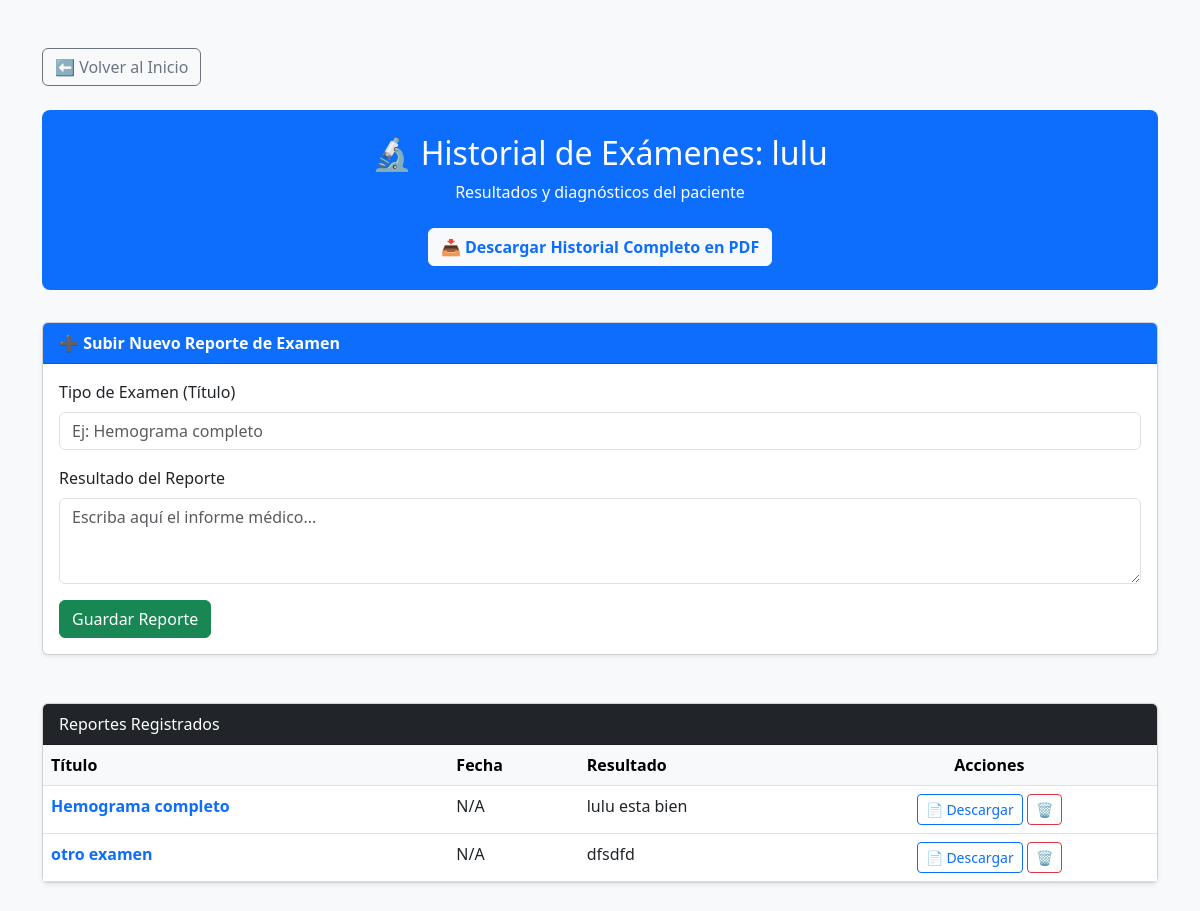
/mascota/1/examenes, run on the app's committed database.
### models.py (models this page shows)
class Mascota(Base):
    __tablename__ = "mascotas"
    id = Column(Integer, primary_key=True, index=True)
    nombre = Column(String)
    especie = Column(String)
    raza = Column(String)
    edad = Column(Integer)
    dueno_id = Column(Integer, ForeignKey("duenos.id", ondelete="CASCADE"), nullable=False)
    observaciones = Column(String, default="Sin observaciones") # <-- Nuevo campo
    dueno = relationship("Dueno", back_populates="mascotas")
    examenes = relationship("Examen", back_populates="mascota", cascade="all, delete-orphan")
    recetas = relationship("Receta", back_populates="mascota", cascade="all, delete-orphan")
    facturas = relationship("Factura", back_populates="mascota", cascade="all, delete-orphan")

class Examen(Base):
    __tablename__ = "examenes"
    id = Column(Integer, primary_key=True, index=True)
    mascota_id = Column(Integer, ForeignKey("mascotas.id"))
    titulo = Column(String)
    resultado = Column(String)
    mascota = relationship("Mascota", back_populates="examenes")

### main.py (the view)
@app.get("/mascota/{mascota_id}/examenes", response_class=HTMLResponse)
def ver_examenes(mascota_id: int, request: Request, db: Session = Depends(get_db)):
    mascota = db.query(models.Mascota).filter(models.Mascota.id == mascota_id).first()
    if not mascota:
        raise HTTPException(status_code=404, detail="Paciente no encontrado")
    examenes = db.query(models.Examen).filter(models.Examen.mascota_id == mascota_id).all()
    return templates.TemplateResponse("examenes.html", {
        "request": request,
        "mascota": mascota,
        "examenes": examenes
    })

### templates/examenes.html (shortened to what this page needs)
<!DOCTYPE html>
<html lang="es">
<head>
    <link href="https://cdn.jsdelivr.net/npm/bootstrap@5.3.0/dist/css/bootstrap.min.css" rel="stylesheet">
</head>
<body class="bg-light">
<div class="container mt-5 mb-5">
    <div class="d-flex justify-content-between align-items-center mb-4">
        <a href="/" class="btn btn-outline-secondary">⬅️ Volver al Inicio</a>
    </div>
    <div class="hero-examenes text-center">
        <h2>🔬 Historial de Exámenes: {{ mascota.nombre }}</h2>
        <p>Resultados y diagnósticos del paciente</p>
        <a href="/mascota/{{ mascota.id }}/examenes/pdf" class="btn btn-light text-primary fw-bold mt-2">
            📥 Descargar Historial Completo en PDF
        </a>
    </div>
    <div class="card mb-5 shadow-sm">
        <div class="card-header bg-primary text-white fw-bold">➕ Subir Nuevo Reporte de Examen</div>
        <div class="card-body">
            <form action="/mascota/{{ mascota.id }}/examen_nuevo" method="post">
                <div class="mb-3">
                    <label class="form-label">Tipo de Examen (Título)</label>
                    <input type="text" name="titulo" class="form-control" placeholder="Ej: Hemograma completo" required>
                </div>
                <div class="mb-3">
                    <label class="form-label">Resultado del Reporte</label>
                    <textarea name="resultado" class="form-control" rows="3" placeholder="Escriba aquí el informe médico..." required></textarea>
                </div>
                <button type="submit" class="btn btn-success">Guardar Reporte</button>
            </form>
        </div>
    </div>
    <div class="card shadow-sm">
        <div class="card-header bg-dark text-white">Reportes Registrados</div>
        <div class="card-body p-0">
            <table class="table table-hover mb-0">
                <thead class="table-light">
                    <tr>
                        <th>Título</th>
                        <th>Fecha</th>
                        <th>Resultado</th>
                        <th class="text-center">Acciones</th>
                    </tr>
                </thead>
                <tbody>
                    {% for examen in mascota.examenes %}
                    <tr>
                        <td class="fw-bold text-primary">{{ examen.titulo }}</td>
                        <td>{{ examen.fecha.strftime('%Y-%m-%d') if examen.fecha else 'N/A' }}</td>
                        <td>{{ examen.resultado }}</td>
                        <td class="text-center">
                            <a href="/examen/{{ examen.id }}/pdf" class="btn btn-sm btn-outline-primary">
                                📄 Descargar
                            </a>
                            <button type="button"
                                    onclick="eliminarElemento('examen', '{{ examen.id }}')"
                                    class="btn btn-sm btn-outline-danger">
                                🗑️
                            </button>
                        </td>
                    </tr>
                    {% else %}
                    <tr>
                        <td colspan="4" class="text-center text-muted py-4">
                            El paciente no registra exámenes previos aún.
                        </td>
                    </tr>
                    {% endfor %}
                </tbody>
            </table>
        </div>
    </div>
</div>
</body>
</html>

### templates/examenes.html (style rules this page uses)
.hero-examenes { background-color: #0d6efd; color: white; padding: 1.5rem; border-radius: 0.5rem; margin-bottom: 2rem; }

### data on the page
Mascota: nombre "lulu"
Examen: titulo "Hemograma completo", fecha "N/A", resultado "lulu esta bien"
Examen: titulo "otro examen", fecha "N/A", resultado "dfsdfd"
